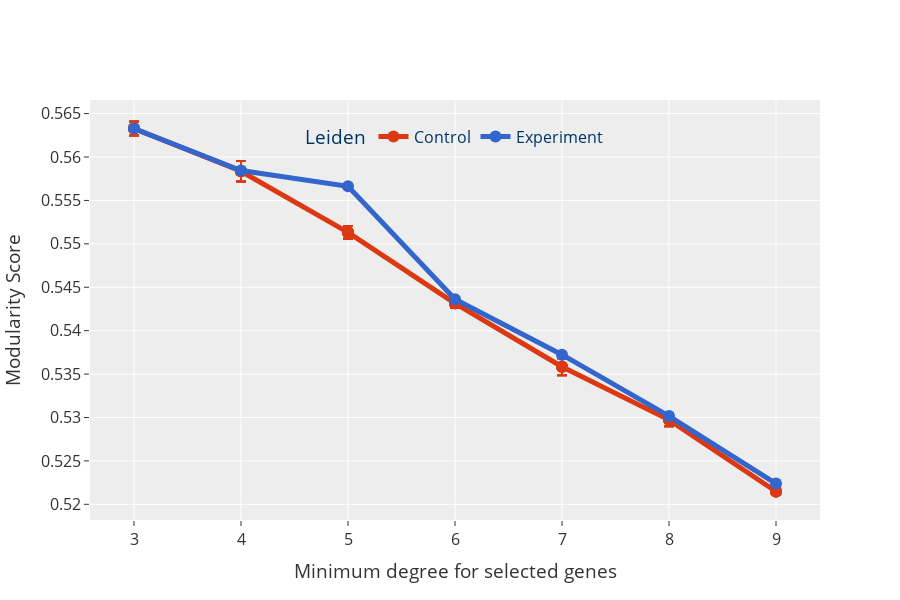

This figure's notebook cell:
### Markdown cell above
## Compare the metrics between the two community detection methods

### Code cell
top_comb_leiden = tf_stats(top_leid_ctrls, leid_h[leid_h["Leiden Rank"] == 0])
fig = px.line(
    top_comb_leiden,
    x="TF",
    y="Mod_mean",
    error_y="Mod_std",
    markers=True,
    color="Type",
    height=600,
    title="Modularity scores for the best top Leiden Run.",
    color_discrete_map=color_map,
)
fig.update_layout(
    legend=dict(
        orientation="h",
        title="Leiden",
        yanchor="bottom",
        y=0.87,
        xanchor="center",
        x=0.5,
        bgcolor="rgba(0,0,0,0)",
        font=dict(size=16, color="#003366"),
    ),
    title="",
    xaxis=dict(
        tickfont=dict(size=16),
        title="Minimum degree for selected genes",
    ),
    yaxis=dict(
        tickfont=dict(size=16),
        title="Modularity Score",
    ),
    font=dict(size=16),
)
fig.update_traces(line_width=5, marker_size=12, error_y=dict(width=5))

fig.show()

### Figure 1 — Plotly figure (JSON) as saved in the notebook; plotly's stock layout.template omitted (floating-point values rounded to 4 significant figures)
{"data": [{"error_y": {"array": [0.0008166, 0.0008166, 0.0008166, 0.0008166, 0.001184, 0.001184, 0.001184, 0.001184, 0.0007356, 0.0007356, 0.0007356, 0.0007356, 0.000512, 0.000512, 0.000512, 0.000512, 0.0009794, 0.0009794, 0.0009794, 0.0009794, 0.000727, 0.000727, 0.000727, 0.000727, 0.0002266, 0.0002266, 0.0002266, 0.0002266], "width": 5}, "hovertemplate": "Type=Control<br>TF=%{x}<br>Mod_mean=%{y}<extra></extra>", "legendgroup": "Control", "line": {"color": "#DC3912", "dash": "solid", "width": 5}, "marker": {"size": 12, "symbol": "circle"}, "mode": "lines+markers", "name": "Control", "orientation": "v", "showlegend": true, "type": "scatter", "x": ["3", "3", "3", "3", "4", "4", "4", "4", "5", "5", "5", "5", "6", "6", "6", "6", "7", "7", "7", "7", "8", "8", "8", "8", "9", "9", "9", "9"], "xaxis": "x", "y": [0.5633, 0.5633, 0.5633, 0.5633, 0.5584, 0.5584, 0.5584, 0.5584, 0.5513, 0.5513, 0.5513, 0.5513, 0.5432, 0.5432, 0.5432, 0.5432, 0.5358, 0.5358, 0.5358, 0.5358, 0.5297, 0.5297, 0.5297, 0.5297, 0.5215, 0.5215, 0.5215, 0.5215], "yaxis": "y"}, {"error_y": {"array": [NaN, NaN, NaN, NaN, NaN, NaN, NaN], "width": 5}, "hovertemplate": "Type=Experiment<br>TF=%{x}<br>Mod_mean=%{y}<extra></extra>", "legendgroup": "Experiment", "line": {"color": "#3366CC", "dash": "solid", "width": 5}, "marker": {"size": 12, "symbol": "circle"}, "mode": "lines+markers", "name": "Experiment", "orientation": "v", "showlegend": true, "type": "scatter", "x": ["3", "4", "5", "6", "7", "8", "9"], "xaxis": "x", "y": [0.5633, 0.5585, 0.5566, 0.5436, 0.5372, 0.5302, 0.5224], "yaxis": "y"}], "layout": {"font": {"size": 16}, "height": 600, "legend": {"bgcolor": "rgba(0,0,0,0)", "font": {"color": "#003366", "size": 16}, "orientation": "h", "title": {"text": "Leiden"}, "tracegroupgap": 0, "x": 0.5, "xanchor": "center", "y": 0.87, "yanchor": "bottom"}, "title": {"text": ""}, "xaxis": {"anchor": "y", "domain": [0, 1], "tickfont": {"size": 16}, "title": {"text": "Minimum degree for selected genes"}}, "yaxis": {"anchor": "x", "domain": [0, 1], "tickfont": {"size": 16}, "title": {"text": "Modularity Score"}}}}
